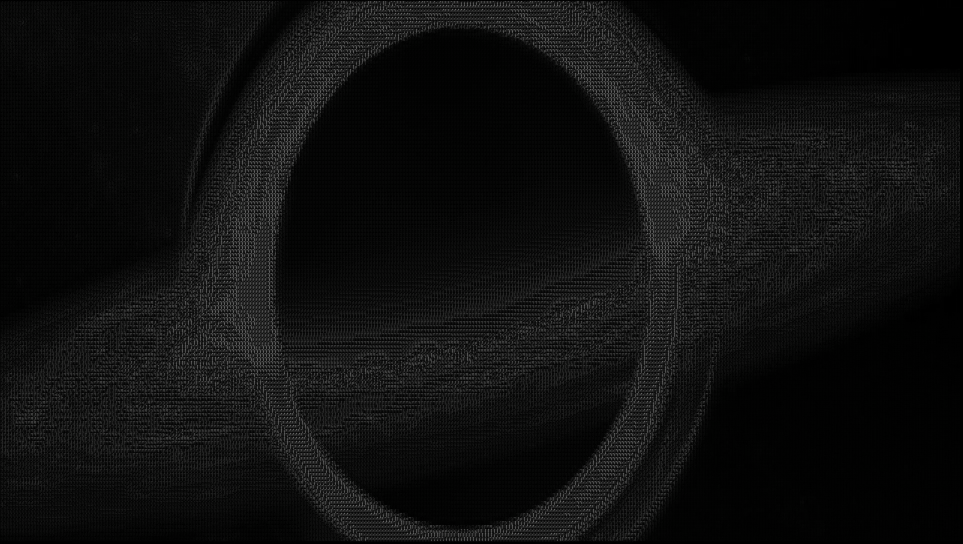
#> input picture example.png, 1926 x 1088 px (shown at 1/2 size)
$ python ascii_convert.py --file example.png
#> lines starting #> are read from the running program, lines starting #| are printed output that depends on the picture
#> in main, image is the input picture: PIL image 1926x1088 RGB; mean R, G, B 15.4, 15.7, 15.4
#!/usr/bin/env python3
"""
ASCII Art Image Converter
A tool to convert images to ASCII art with multiple rendering options.
"""

import argparse
import os
import shutil
import sys
from pathlib import Path
from typing import Tuple, Union

try:
    from PIL import Image, ImageDraw, ImageFont
except ImportError:
    print("Error: Pillow library not found. Install with: pip install pillow")
    sys.exit(1)

# Define ASCII character sets from dense to sparse
ASCII_SETS = {
    "standard": "@%#*+=-:. ",
    "detailed": "$@B%8&WM#*oahkbdpqwmZO0QLCJUYXzcvunxrjft/\\|()1{}[]?-_+~<>i!lI;:,\"^`'. ",
    "simple": "#@%=+*:-. ",
    "blocks": "█▓▒░ ",
}

def detect_terminal_size() -> Tuple[int, int]:
    """Detect terminal width and height."""
    return shutil.get_terminal_size((80, 24))

def resize_image(image: Image.Image, width: int, height: int, maintain_aspect: bool = True) -> Image.Image:
    """Resize an image to the specified dimensions."""
#> called with width = 80, height = 22, maintain_aspect = True
    if maintain_aspect:
        aspect_ratio = image.height / image.width
#> aspect_ratio = 0.565
        corrected_aspect = aspect_ratio * 0.5
#> corrected_aspect = 0.282
        new_height = int(width * corrected_aspect)
#> new_height = 22

        if height and new_height > height:
            new_height = height
            width = int(new_height / corrected_aspect)

    return image.resize((width, height), Image.LANCZOS).convert("L")
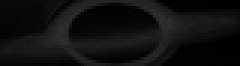
#> returned value: PIL image 80x22 L (shown 3 times larger); min 0, max 50, mean 15.8

def apply_brightness_contrast(image: Image.Image, brightness: float, contrast: float) -> Image.Image:
    """Apply brightness and contrast adjustments to an image."""
    if brightness == 0 and contrast == 0:
        return image

    if brightness != 0:
        factor = 255.0 * (brightness / 100.0)
        image = image.point(lambda x: max(0, min(255, x + factor)))

    if contrast != 0:
        factor = (259.0 * (contrast + 255)) / (255.0 * (259 - contrast))
        image = image.point(lambda x: max(0, min(255, 128 + factor * (x - 128))))

    return image

def image_to_ascii(
    image: Image.Image,
    width: int,
    height: int,
    ascii_set: str = "standard",
    invert: bool = False,
    color: bool = False,
    brightness: float = 0,
    contrast: float = 0,
    maintain_aspect: bool = True
) -> Tuple[str, list]:
    """Convert an image to ASCII art and return both the ASCII string and color data."""
    chars = ASCII_SETS.get(ascii_set, ASCII_SETS["standard"])
    if invert:
        chars = chars[::-1]

    image = resize_image(image, width, height, maintain_aspect)
    image = apply_brightness_contrast(image, brightness, contrast)

    pixels = list(image.getdata())
#> pixels = 1760 values, max 50 at index 662, min 0 at index 73, mean 15.75
    char_count = len(chars) - 1

    # Store ASCII chars and colors separately
    ascii_chars = []
    colors = []

    if color:
        color_image = image.convert("RGB")
        color_pixels = list(color_image.getdata())
    else:
        color_pixels = [(255, 255, 255)] * len(pixels)  # White text for non-color output
#> color_pixels = 1760 items, first 6: (255, 255, 255), (255, 255, 255), (255, 255, 255), (255, 255, 255), (255, 255, 255), (255, 255, 255)

    for i, (pixel, color_pixel) in enumerate(zip(pixels, color_pixels)):
        char = chars[min(int(pixel * char_count / 255), char_count)]
        ascii_chars.append(char)
        colors.append(color_pixel)
        if (i + 1) % width == 0:
            ascii_chars.append('\n')
            colors.append((0, 0, 0))  # Add black color for newline
#> this loop made 1760 passes
#> (pixel, char) on passes 1 to 3: (9, '@'), (9, '@'), (9, '@')
#> after the loop, ascii_chars = 1782 items, first 6: '@', '@', '@', '@', '@', '@'; colors = 1782 items, first 6: (255, 255, 255), (255, 255, 255), (255, 255, 255), (255, 255, 255), (255, 255, 255), (255, 255, 255)

    return ''.join(ascii_chars), colors

# [64 lines left out: functions create_image_from_ascii, save_to_file, not called in this run]

def main():
    """Main function for the ASCII art converter."""
    term_width, term_height = detect_terminal_size()

    parser = argparse.ArgumentParser(
        description="Convert images to ASCII art",
        formatter_class=argparse.ArgumentDefaultsHelpFormatter
    )

    parser.add_argument("-f", "--file", required=True, help="Input image file")
    parser.add_argument("-o", "--output", help="Output file")
    parser.add_argument("--width", type=int, default=term_width, help="ASCII output width")
    parser.add_argument("--height", type=int, default=term_height-2, help="ASCII output height")
    parser.add_argument("--ascii-set", choices=list(ASCII_SETS.keys()), default="standard",
                      help="ASCII character set to use")
    parser.add_argument("--invert", action="store_true", help="Invert brightness")
    parser.add_argument("--color", action="store_true", help="Enable color output")
    parser.add_argument("--brightness", type=float, default=0, help="Adjust brightness (-100 to 100)")
    parser.add_argument("--contrast", type=float, default=0, help="Adjust contrast (-100 to 100)")
    parser.add_argument("--maintain-aspect", action="store_true", default=True,
                      help="Maintain aspect ratio of the original image")
    parser.add_argument("--font-size", type=int, default=14, help="Font size for image output")

    args = parser.parse_args()
    filepath = Path(args.file)

    if not filepath.exists():
        print(f"Error: File not found: {filepath}")
        return 1

    if filepath.suffix.lower() not in [".jpg", ".jpeg", ".png", ".bmp", ".gif", ".webp"]:
        print(f"Error: Unsupported file type: {filepath.suffix}")
        print("Supported formats: JPG, JPEG, PNG, BMP, GIF, WEBP")
        return 1

    try:
        image = Image.open(filepath)
        ascii_art, colors = image_to_ascii(
            image, args.width, args.height, args.ascii_set, args.invert,
            args.color, args.brightness, args.contrast, args.maintain_aspect
        )

        if args.output:
            # If output is an image format, create and save as image
            if args.output.lower().endswith(('.png', '.jpg', '.jpeg', '.bmp')):
                output_image = create_image_from_ascii(ascii_art, colors, args.font_size)
                save_to_file(output_image, args.output, is_image=True)
            else:
                # Save as text file
                save_to_file(ascii_art, args.output, is_image=False)
        else:
            # Print to terminal with ANSI colors if enabled
            if args.color:
                for char, color in zip(ascii_art, colors):
                    if char == '\n':
                        print(char, end='')
                    else:
                        r, g, b = color
                        print(f"\033[38;2;{r};{g};{b}m{char}\033[0m", end='')
            else:
                print(ascii_art)

    except Exception as e:
        print(f"Error processing image: {e}")
        return 1

    return 0

if __name__ == "__main__":
    sys.exit(main())
#> (the program exits here)

$ run again, on 1123121.png
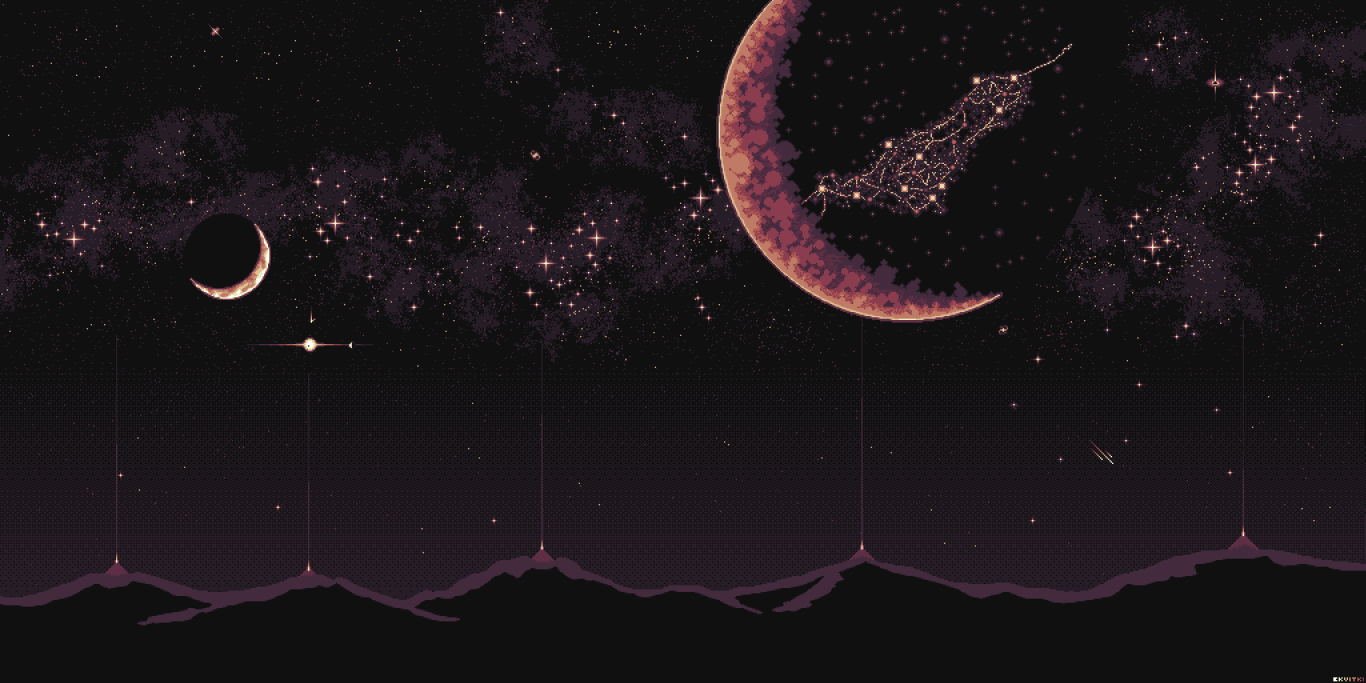
#> input picture 1123121.png, 4096 x 2048 px (shown at 1/3 size)
#> in main, image is the input picture: PIL image 4096x2048 RGBA; mean R, G, B, A 27.9, 22.3, 25.8, 255
#> in resize_image, `return image.resize((width, height), Image.LANCZOS).convert("L")`:
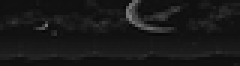
#> returned value: PIL image 80x22 L (shown 3 times larger); min 8, max 128, mean 24.3
#> pixels = 1760 values, max 128 at index 443, min 8 at index 201, mean 24.34
#> color_pixels = 1760 items, first 6: (255, 255, 255), (255, 255, 255), (255, 255, 255), (255, 255, 255), (255, 255, 255), (255, 255, 255)
#> the loop in image_to_ascii, `for i, (pixel, color_pixel) in enumerate(zip(pixels, color_pixels)):` made 1760 passes
#> (pixel, char) on passes 1 to 3: (16, '@'), (16, '@'), (17, '@')
#> after the loop in image_to_ascii, `for i, (pixel, color_pixel) in enumerate(zip(pixels, color_pixels)):`: ascii_chars = 1782 items, first 6: '@', '@', '@', '@', '@', '@'; colors = 1782 items, first 6: (255, 255, 255), (255, 255, 255), (255, 255, 255), (255, 255, 255), (255, 255, 255), (255, 255, 255)

$ run again, on 113.png
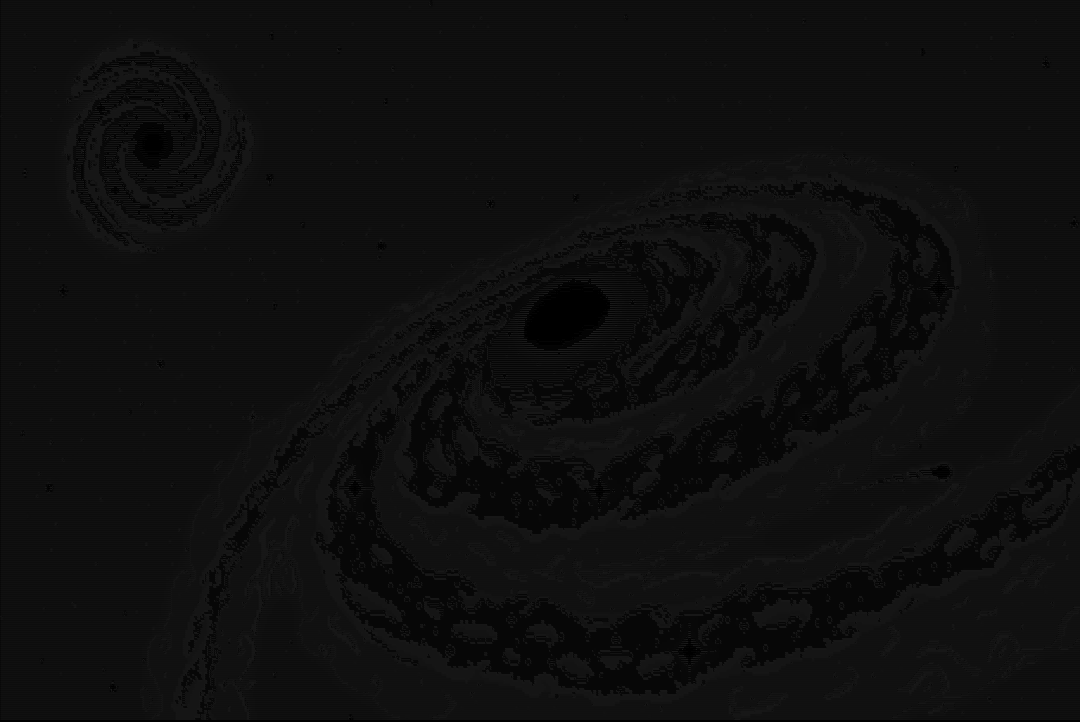
#> input picture 113.png, 6480 x 4332 px (shown at 1/6 size)
#> in main, image is the input picture: PIL image 6480x4332 RGB; min 0, max 186, mean 14.6
#> in resize_image, `return image.resize((width, height), Image.LANCZOS).convert("L")`:
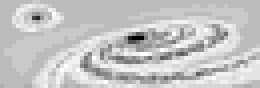
#> returned value: PIL image 65x22 L (shown 4 times larger); min 0, max 19, mean 14.68; drawn with min black and max white
#> pixels = 1430 values, max 19 at index 208, min 0 at index 618, mean 14.68
#> color_pixels = 1430 items, first 6: (255, 255, 255), (255, 255, 255), (255, 255, 255), (255, 255, 255), (255, 255, 255), (255, 255, 255)
#> the loop in image_to_ascii, `for i, (pixel, color_pixel) in enumerate(zip(pixels, color_pixels)):` made 1430 passes
#> pixel on passes 1 to 3: 14, 14, 14
#> after the loop in image_to_ascii, `for i, (pixel, color_pixel) in enumerate(zip(pixels, color_pixels)):`: ascii_chars = 1447 items, first 6: '@', '@', '@', '@', '@', '@'; colors = 1447 items, first 6: (255, 255, 255), (255, 255, 255), (255, 255, 255), (255, 255, 255), (255, 255, 255), (255, 255, 255)
